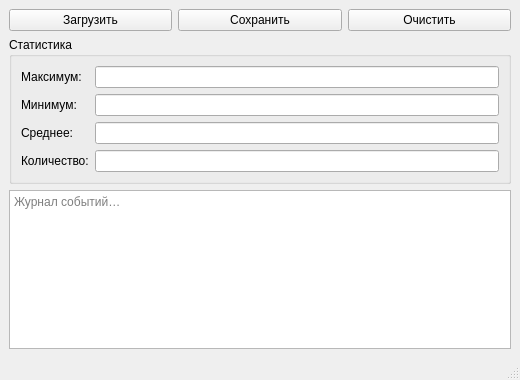
<?xml version="1.0" encoding="UTF-8"?>
<ui version="4.0">
 <class>MainWindow</class>
 <widget class="QMainWindow" name="MainWindow">
  <property name="geometry">
   <rect>
    <x>0</x><y>0</y><width>520</width><height>380</height>
   </rect>
  </property>
  <property name="windowTitle">
   <string>Task1 — статистика чисел</string>
  </property>
  <widget class="QWidget" name="centralwidget">
   <layout class="QVBoxLayout" name="verticalLayout">
    <item>
     <layout class="QHBoxLayout" name="hButtons">
      <item><widget class="QPushButton" name="btnLoad"><property name="text"><string>Загрузить</string></property></widget></item>
      <item><widget class="QPushButton" name="btnSave"><property name="text"><string>Сохранить</string></property></widget></item>
      <item><widget class="QPushButton" name="btnClear"><property name="text"><string>Очистить</string></property></widget></item>
     </layout>
    </item>
    <item>
     <widget class="QGroupBox" name="gbStats">
      <property name="title"><string>Статистика</string></property>
      <layout class="QFormLayout" name="formLayout">
       <item row="0" column="0"><widget class="QLabel" name="lblMax"><property name="text"><string>Максимум:</string></property></widget></item>
       <item row="0" column="1"><widget class="QLineEdit" name="edMax"><property name="readOnly"><bool>true</bool></property></widget></item>
       <item row="1" column="0"><widget class="QLabel" name="lblMin"><property name="text"><string>Минимум:</string></property></widget></item>
       <item row="1" column="1"><widget class="QLineEdit" name="edMin"><property name="readOnly"><bool>true</bool></property></widget></item>
       <item row="2" column="0"><widget class="QLabel" name="lblAvg"><property name="text"><string>Среднее:</string></property></widget></item>
       <item row="2" column="1"><widget class="QLineEdit" name="edAvg"><property name="readOnly"><bool>true</bool></property></widget></item>
       <item row="3" column="0"><widget class="QLabel" name="lblCount"><property name="text"><string>Количество:</string></property></widget></item>
       <item row="3" column="1"><widget class="QLineEdit" name="edCount"><property name="readOnly"><bool>true</bool></property></widget></item>
      </layout>
     </widget>
    </item>
    <item>
     <widget class="QPlainTextEdit" name="txtLog">
      <property name="readOnly"><bool>true</bool></property>
      <property name="placeholderText"><string>Журнал событий…</string></property>
     </widget>
    </item>
   </layout>
  </widget>
  <widget class="QStatusBar" name="statusbar"/>
 </widget>
 <resources/>
 <connections/>
</ui>
